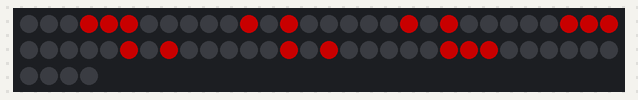
Bench run of a sketch on a simulated ESP32. Parts: 64 RGB LEDs in strip order, left to right, continuing on the next row. Dim RGB values are drawn brighter than linear.

Above: at 12.8 s.

The sketch:

sketch_jul27_9A.ino
```cpp
#include <NeoPixelBus.h>

#define LED_PIN 5      // Pin connected to the data input of WS2812B LED strip
#define LED_COUNT 64   // Number of LEDs in the strip

// Define the color order of the LEDs (e.g., GRB)
#define COLOR_ORDER RGB

// Create an instance of the NeoPixelBus for the LED strip
NeoPixelBus<NeoGrbFeature, NeoEsp32I2s1800KbpsMethod> strip(LED_COUNT, LED_PIN);

// Arrays for target LEDs
const int targetLED0[] = {51,43,35,27,19,11,3,4,5,13,21,29,37,45,53,52};
const int targetLED1[] = {11,4,12,20,28,36,44,51,52,53};
const int targetLED2[] = {3,4,5,13,21,29,28,27,35,43,51,52,53};
const int targetLED3[] = {3,4,5,13,21,29,28,27,37,45,51,52,53};
const int targetLED4[] = {3,11,19,27,28,29,37,45,53,5,13,21};
const int targetLED5[] = {5,4,3,11,19,27,28,29,37,45,53,52,51};
const int targetLED6[] = {5,4,3,11,19,27,35,43,45,51,52,53,37,29,28};
const int targetLED7[] = {3,4,5,13,21,29,37,45,53,28,27};
const int targetLED8[] = {3,4,5,13,21,29,37,45,53,52,51,43,35,27,19,11,28};
const int targetLED9[] = {28,27,19,11,3,4,5,13,21,29,37,45,53};

const int* targetLEDs[] = {targetLED0, targetLED1, targetLED2, targetLED3, targetLED4, targetLED5, targetLED6, targetLED7, targetLED8, targetLED9};
const int targetLEDCounts[] = {16, 10, 13, 13, 12, 13, 15, 11, 17, 13};  // The number of elements in each targetLED array

unsigned long lastUpdateTime = 0; // Last time the animation was updated

void setup() {
  // Initialize the LED strip
  strip.Begin();
  strip.Show();  // Initialize all pixels to 'off'
}

void turnOnLEDs(const int* targetLEDs, int count, RgbColor color) {
  for (int i = 0; i < count; i++) {
    strip.SetPixelColor(targetLEDs[i], color);
    delay(10);
  }
  strip.Show();
}

void turnOffLEDs(const int* targetLEDs, int count) {
  for (int i = 0; i < count; i++) {
    strip.SetPixelColor(targetLEDs[i], RgbColor(0, 0, 0));
    delay(10);
  }
  strip.Show();
}

void loop() {
  unsigned long currentTime = millis();
  if (currentTime - lastUpdateTime >= 2500) {  // Change 2500 to adjust timing between each step
    lastUpdateTime = currentTime;

    // Turn off all LEDs
    for (int i = 0; i < LED_COUNT; i++) {
      strip.SetPixelColor(i, RgbColor(0, 0, 0)); // Turn off color
    }
    strip.Show();

    for (int i = 0; i < 10; i++) {
      turnOnLEDs(targetLEDs[i], targetLEDCounts[i], RgbColor(100, 0, 0)); // Red
      delay(1000);
      turnOffLEDs(targetLEDs[i], targetLEDCounts[i]);
    }
  }
}
```

Measured:
- what the display in image 0 shows lasts 1.1 s, from 12.8 s to 13.9 s
